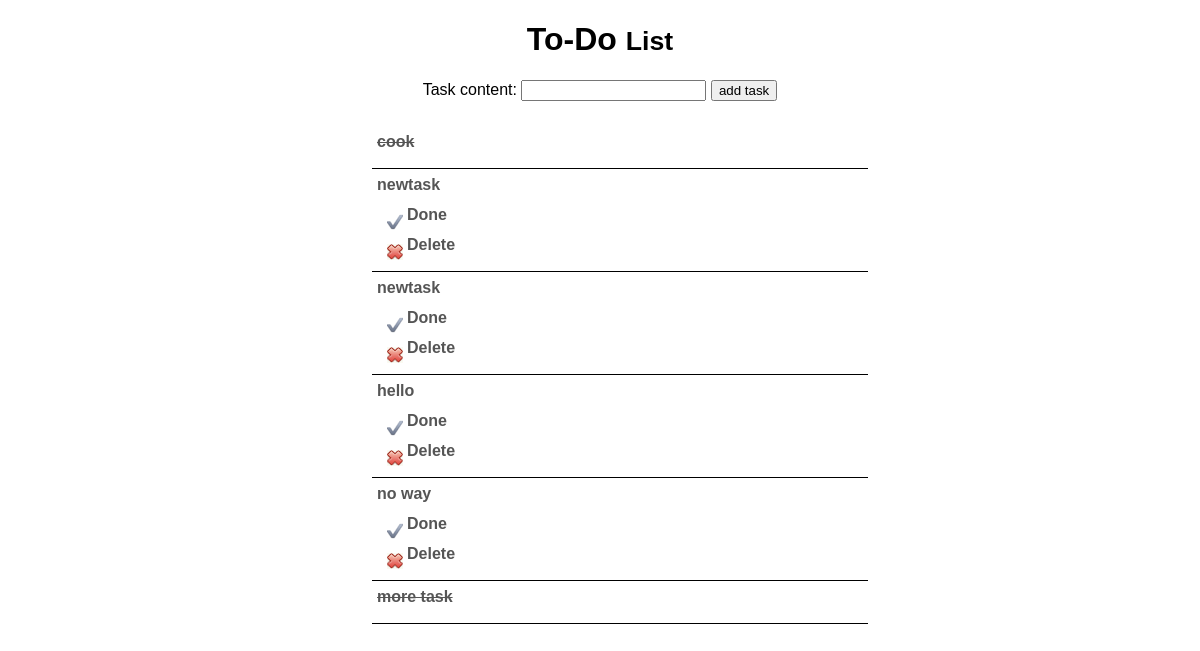
The page /todo/ on the database as committed earlier.
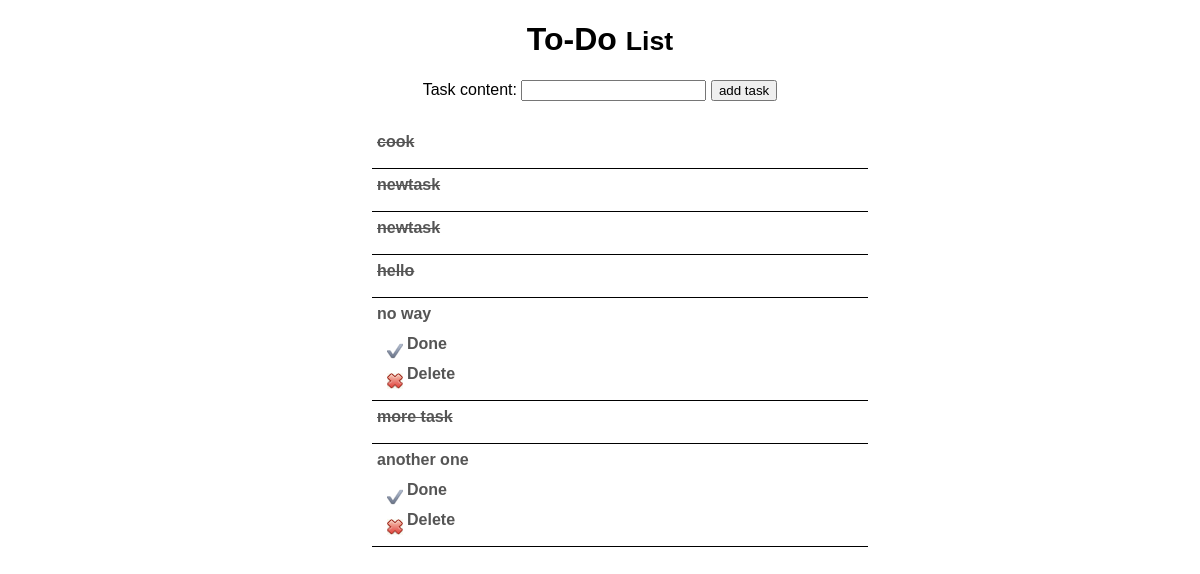
The same page on the database as committed later.
### todo/models.py (models this page shows, shortened)
class Task(models.Model):
    content = models.CharField(max_length=100)
    is_done = models.BooleanField(default=False)
    created_date = models.DateTimeField(auto_now_add=True)

### todo/views.py (the view)
# urls.py: path('', views.index, name='index'),
def index(request):
    task_list = Task.objects.all()
    context = {'task_list': task_list}
    return render(request, 'todo/index.html', context)

### todo/templates/todo/index.html (shortened to what this page needs)
{% load static %}
<!DOCTYPE html>
<html>
<head>
  <link rel="stylesheet" type="text/css" href="{% static 'todo/style.css' %}">
</head>
<body>
  <div class="form-group">
    <h1>To-Do <small>List</small></h1>
    <form action="{% url 'todo:addTask' %}" method="post">
      <label for="NewTask">Task content:</label>
      <input type="text" name="newTask" id="NewTask">
      <input type="submit" value="add task">
    </form>
  </div>
  {% if task_list %}
  <ul class="list-unstyled" id="todo">
    {% for task in task_list %}
    <ul>
      <li>
        <a class="{% if task.is_done %}task-done{% endif %}"
          href="{% url 'todo:editTask' task.id %}">{{ task.content }}</a>
      </li>
      {% if task.is_done is False %}
      <li class="done">
        <a href="{% url 'todo:finishTask' task.id %}">Done</a>
      </li>
      <li class="delete">
        <a href="{% url 'todo:deleteTask' task.id %}">Delete</a>
      </li>
      {% endif %}
    </ul>
    {% endfor %}
  </ul>
  {% else %}
  <p>No task found.</p>
  {% endif %}
</body>
</html>

### todo/static/todo/style.css (style rules this page uses)
body { font-family: Purisa, sans-serif; }
.form-group { text-align: center; padding-bottom: 25px; }
#todo { margin: 0 auto; width: 500px; }
ul { list-style: none; }
#todo ul { border-bottom:1px solid black; padding:5px; margin:2px; }
a { display:block; color:#555555; font-weight:bold; height:30px; text-decoration:none; width:100%; }
.task-done { text-decoration: line-through; }
.delete { background:url(./img/delete.gif) no-repeat 10px 8px; text-indent:30px; display:block; }
.done { background:url(./img/done.png) no-repeat 10px 8px; text-indent:30px; display:block; }

Rows that differ between the two databases and show on the page:
changed Task (number 2 of 7 on the later page): is_done: picture removed; no longer shows "Done Delete"
changed Task (number 3 of 7 on the later page): is_done: picture removed; no longer shows "Done Delete"
changed Task "hello": is_done: picture removed; no longer shows "Done Delete"
added Task: content "another one", is_done False (drawn)
